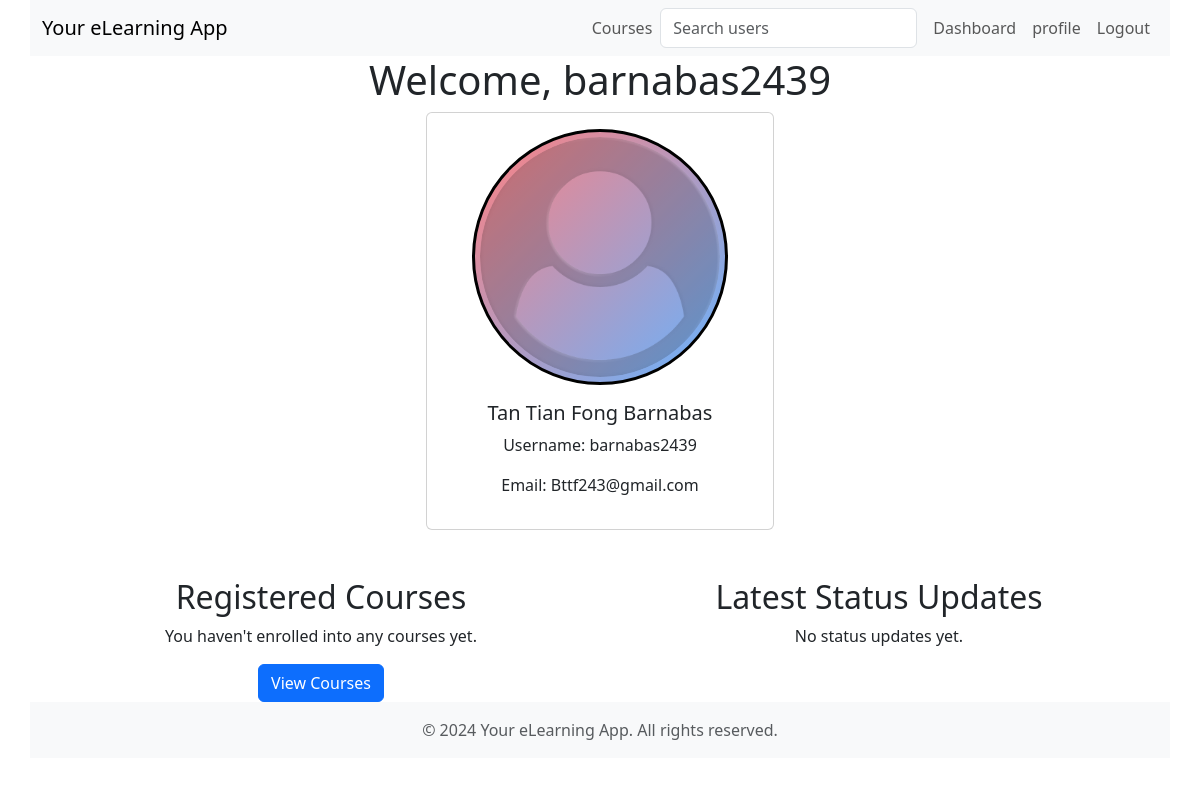
The app's page /dashboard/ (signed in), older data.
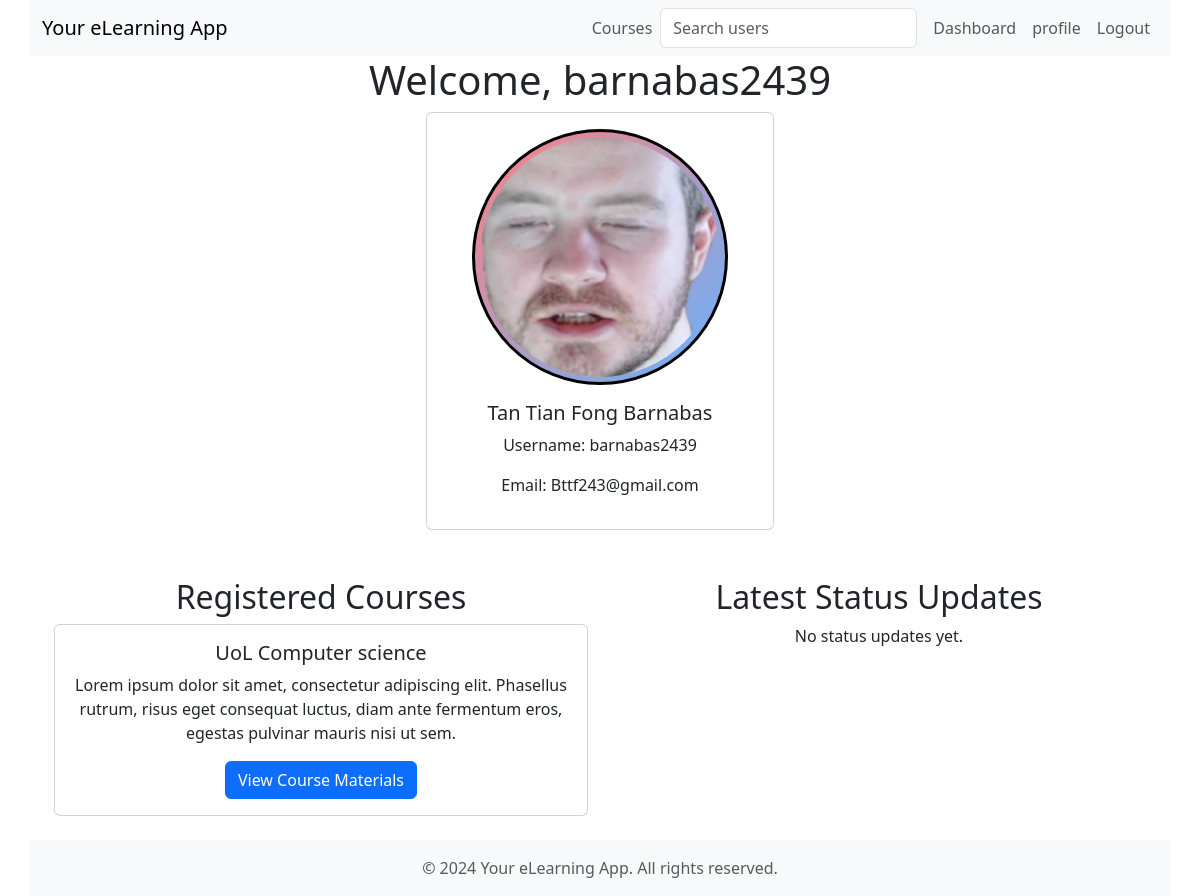
The same page, newer data.
### eLearning/models.py (models this page shows, shortened)
class User(AbstractUser):
    STUDENT = 'student'
    TEACHER = 'teacher'
    USER_TYPE_CHOICES = [
        (STUDENT, _('Student')),
        (TEACHER, _('Teacher')),
    ]
    user_type = models.CharField(
        _('User type'),
        max_length=20,
        choices=USER_TYPE_CHOICES,
        default=STUDENT,
    )
    photo = models.ImageField(upload_to=profile_picture_upload_path, null=True, blank=True, default='/photos/default_profile_picture.png')
    date_of_birth = models.DateField(_('Date of Birth'), null=True, blank=True)
    first_name = models.CharField(_('First name'), max_length=30)
    last_name = models.CharField(_('Last name'), max_length=150)
    email = models.EmailField(_('Email address'), max_length=254)
    USERNAME_FIELD = 'username'
    REQUIRED_FIELDS = ['email', 'first_name', 'last_name', 'date_of_birth', 'user_type']
    def get_full_name(self):
        return f"{self.first_name} {self.last_name}"
    class Meta:
        verbose_name = _('User')
        verbose_name_plural = _('Users')
        permissions = [
        ]
        unique_together = (('username', 'email'),)

class Course(models.Model):
    DRAFT = 'draft'
    OFFICIAL = 'official'
    STATUS_CHOICES = [
        (DRAFT, _('Draft')),
        (OFFICIAL, _('Official')),
    ]
    name = models.CharField(max_length=100)
    summary = models.TextField()
    description = RichTextField()  # CKEditor
    teacher = models.ForeignKey(User, on_delete=models.CASCADE, related_name='courses_taught')
    duration_weeks = models.PositiveIntegerField(
        _('Duration (weeks)'),
        default=20,
        validators=[MinValueValidator(1)]
    )
    status = models.CharField(_('Status'), max_length=20, choices=STATUS_CHOICES, default=DRAFT)
    created_at = models.DateTimeField(auto_now_add=True)
    last_modified = models.DateTimeField(null=True)
    start_date = models.DateTimeField(null=True)
    class Meta:
        verbose_name = _('Course')
        verbose_name_plural = _('Courses')
        unique_together = ('name', 'teacher')

### eLearning/views.py (the view, shortened to what this page needs)
# urls.py: path('dashboard/', views.DashboardView.as_view(), name='dashboard'),
class DashboardView(View):
    @method_decorator(custom_login_required)
    def dispatch(self, request, *args, **kwargs):
        return super().dispatch(request, *args, **kwargs)
    @csrf_exempt
    def get(self, request, *args, **kwargs):
        user = request.user
        if user.user_type == User.STUDENT:
            enrollments = Enrollment.objects.filter(student=user)
            registered_courses = [enrollment.course for enrollment in enrollments]
            status_updates = StatusUpdate.objects.filter(user=user).order_by('-created_at')[:5]
            context = {
                'user': user,
                'registered_courses': registered_courses,
                'status_updates': status_updates,
            }
            return render(request, 'user/student_dashboard.html', context)

### eLearning/templates/user/student_dashboard.html (shortened to what this page needs)
{% extends '../base/base.html' %}
{% load static %}
{% block content %}
<div class="container text-center">
    <h1>Welcome, {{ user.username }}</h1>
    <div class="row mb-5 d-flex align-items-center justify-content-center">
        {% include 'partials/profile_section.html' %}
    </div>
    <div class="row">
        <div class="col-md-6">
            <h2>Registered Courses</h2>
            <div class="row">
                {% for course in registered_courses %}
                <div class="col-md-12 mb-4">
                    <div class="card">
                        <div class="card-body">
                            <h5 class="card-title">{{ course.name }}</h5>
                            <p class="card-text">{{ course.summary }}</p>
                            {% if not current_user %}
                                <a href="{% url 'official' course.id %}" class="btn btn-primary">View Course Materials</a>
                            {% endif %}
                        </div>
                    </div>
                </div>
                {% empty %}
                <div class="col-md-12">
                    <p>You haven't enrolled into any courses yet.</p>
                    <a href="{% url 'courses' %}" class="btn btn-primary">View Courses</a>
                </div>
                {% endfor %}
            </div>
        </div>
        <div class="col-md-6">
            <h2>Latest Status Updates</h2>
            <div class="status-updates">
                {% for update in status_updates %}
                <div class="update">
                    <p>{{ update.content }}</p>
                    <p>Posted by: {{ update.user }}</p>
                    <p>Posted at: {{ update.timestamp|date:"D, d M Y H:i:s" }}</p>
                </div>
                {% empty %}
                <p>No status updates yet.</p>
                {% endfor %}
            </div>
        </div>
    </div>
</div>
{% endblock %}

### eLearning/templates/partials/profile_section.html
{% load static %}
<div class="col-md-4">
    <div class="card d-flex align-items-center justify-content-center p-3">
        <div class="profile-picture">
            {% if user.photo %}
            <img src="{{ user.photo.url }}" alt="{{ user.username }}'s Profile Picture" class="profile-img">
            {% else %}
            <img src="{% static 'img/default_profile_picture.png' %}" alt="Default Profile Picture" class="profile-img">
            {% endif %}
        </div>
        <div class="card-body">
            <h5 class="card-title">{{ user.get_full_name }}</h5>
            <p class="card-text">Username: {{ user.username }}</p>
            <p class="card-text">Email: {{ user.email }}</p>
       </div>
    </div>
</div>

Row changes from the older to the newer data that the page shows:
changed User "barnabas2439": photo: picture added in place of a placeholder
added Course: name "UoL Computer science", summary "Lorem ipsum dolor sit amet, consectetur adipiscing elit. Phasellus rutrum, risus eget consequat luctus, diam ante fermentum eros, egestas pulvinar mauris nisi ut sem."
Text that changed along with them:
text no longer shown: "You haven't enrolled into any courses yet. View Courses"
